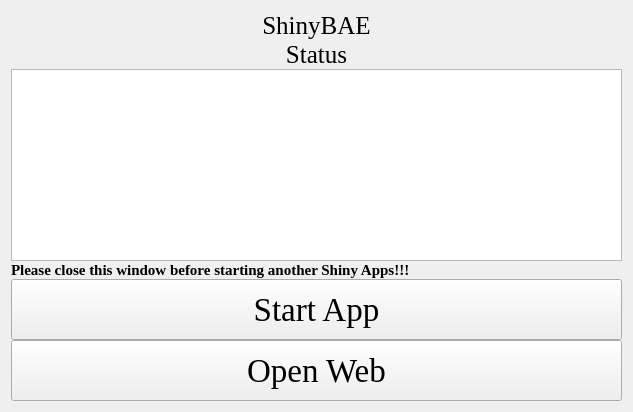
<?xml version="1.0" encoding="UTF-8"?>
<ui version="4.0">
 <class>Form</class>
 <widget class="QWidget" name="Form">
  <property name="geometry">
   <rect>
    <x>0</x>
    <y>0</y>
    <width>633</width>
    <height>412</height>
   </rect>
  </property>
  <property name="windowTitle">
   <string>Form</string>
  </property>
  <property name="styleSheet">
   <string notr="true">background-image: url(D:/tools/Pycharm/pyqt/logo/green_back.png);</string>
  </property>
  <layout class="QGridLayout" name="gridLayout_4">
   <property name="verticalSpacing">
    <number>0</number>
   </property>
   <item row="0" column="0">
    <layout class="QGridLayout" name="gridLayout_5">
     <property name="verticalSpacing">
      <number>0</number>
     </property>
     <item row="0" column="0" colspan="3">
      <widget class="QLabel" name="label">
       <property name="sizePolicy">
        <sizepolicy hsizetype="Preferred" vsizetype="Fixed">
         <horstretch>0</horstretch>
         <verstretch>0</verstretch>
        </sizepolicy>
       </property>
       <property name="font">
        <font>
         <family>Times New Roman</family>
         <pointsize>19</pointsize>
        </font>
       </property>
       <property name="text">
        <string>ShinyBAE</string>
       </property>
       <property name="alignment">
        <set>Qt::AlignCenter</set>
       </property>
      </widget>
     </item>
     <item row="3" column="0" colspan="3">
      <widget class="QLabel" name="label_4">
       <property name="sizePolicy">
        <sizepolicy hsizetype="Preferred" vsizetype="Fixed">
         <horstretch>0</horstretch>
         <verstretch>0</verstretch>
        </sizepolicy>
       </property>
       <property name="font">
        <font>
         <family>Times New Roman</family>
         <pointsize>19</pointsize>
        </font>
       </property>
       <property name="text">
        <string>Status</string>
       </property>
       <property name="alignment">
        <set>Qt::AlignCenter</set>
       </property>
      </widget>
     </item>
     <item row="5" column="0" rowspan="2" colspan="3">
      <widget class="QTextBrowser" name="textBrowser">
       <property name="styleSheet">
        <string notr="true">background-image: url(D:/Documents/Desktop/white.png)</string>
       </property>
      </widget>
     </item>
     <item row="7" column="0" colspan="3">
      <widget class="QLabel" name="label_3">
       <property name="sizePolicy">
        <sizepolicy hsizetype="Preferred" vsizetype="Fixed">
         <horstretch>0</horstretch>
         <verstretch>0</verstretch>
        </sizepolicy>
       </property>
       <property name="font">
        <font>
         <family>Times New Roman</family>
         <pointsize>11</pointsize>
         <weight>75</weight>
         <bold>true</bold>
        </font>
       </property>
       <property name="text">
        <string>Please close this window before starting another Shiny Apps!!!</string>
       </property>
      </widget>
     </item>
     <item row="8" column="0" colspan="3">
      <widget class="QPushButton" name="pushButton">
       <property name="sizePolicy">
        <sizepolicy hsizetype="Preferred" vsizetype="Preferred">
         <horstretch>0</horstretch>
         <verstretch>0</verstretch>
        </sizepolicy>
       </property>
       <property name="font">
        <font>
         <family>Times New Roman</family>
         <pointsize>25</pointsize>
        </font>
       </property>
       <property name="text">
        <string>Start App</string>
       </property>
      </widget>
     </item>
     <item row="9" column="0" colspan="3">
      <widget class="QPushButton" name="pushButton_2">
       <property name="sizePolicy">
        <sizepolicy hsizetype="Preferred" vsizetype="Preferred">
         <horstretch>0</horstretch>
         <verstretch>0</verstretch>
        </sizepolicy>
       </property>
       <property name="font">
        <font>
         <family>Times New Roman</family>
         <pointsize>25</pointsize>
        </font>
       </property>
       <property name="text">
        <string>Open Web</string>
       </property>
      </widget>
     </item>
    </layout>
   </item>
  </layout>
 </widget>
 <resources/>
 <connections/>
</ui>
